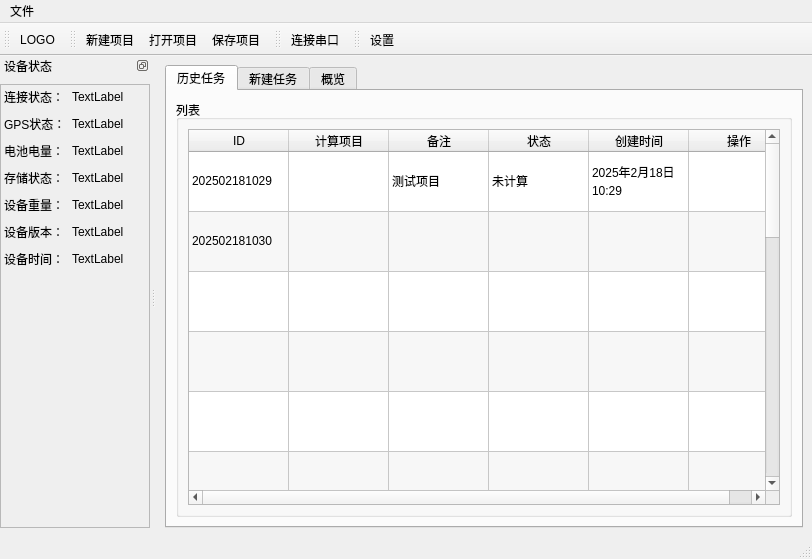
<?xml version="1.0" encoding="UTF-8"?>
<ui version="4.0">
 <class>MainWindow</class>
 <widget class="QMainWindow" name="MainWindow">
  <property name="geometry">
   <rect>
    <x>0</x>
    <y>0</y>
    <width>812</width>
    <height>559</height>
   </rect>
  </property>
  <property name="windowTitle">
   <string>MainWindow</string>
  </property>
  <widget class="QWidget" name="centralwidget">
   <layout class="QVBoxLayout" name="verticalLayout">
    <item>
     <widget class="QTabWidget" name="tabWidget">
      <property name="tabPosition">
       <enum>QTabWidget::TabPosition::North</enum>
      </property>
      <property name="currentIndex">
       <number>0</number>
      </property>
      <widget class="QWidget" name="tab_history">
       <attribute name="title">
        <string>历史任务</string>
       </attribute>
       <layout class="QVBoxLayout" name="verticalLayout_4">
        <item>
         <widget class="QGroupBox" name="groupBox">
          <property name="title">
           <string>列表</string>
          </property>
          <layout class="QVBoxLayout" name="verticalLayout_6">
           <item>
            <widget class="QTableWidget" name="tableWidget">
             <property name="sizePolicy">
              <sizepolicy hsizetype="Preferred" vsizetype="Expanding">
               <horstretch>0</horstretch>
               <verstretch>0</verstretch>
              </sizepolicy>
             </property>
             <property name="editTriggers">
              <set>QAbstractItemView::EditTrigger::NoEditTriggers</set>
             </property>
             <property name="alternatingRowColors">
              <bool>true</bool>
             </property>
             <property name="selectionMode">
              <enum>QAbstractItemView::SelectionMode::SingleSelection</enum>
             </property>
             <property name="selectionBehavior">
              <enum>QAbstractItemView::SelectionBehavior::SelectRows</enum>
             </property>
             <property name="verticalScrollMode">
              <enum>QAbstractItemView::ScrollMode::ScrollPerPixel</enum>
             </property>
             <property name="horizontalScrollMode">
              <enum>QAbstractItemView::ScrollMode::ScrollPerPixel</enum>
             </property>
             <property name="sortingEnabled">
              <bool>true</bool>
             </property>
             <property name="cornerButtonEnabled">
              <bool>false</bool>
             </property>
             <property name="rowCount">
              <number>20</number>
             </property>
             <attribute name="horizontalHeaderMinimumSectionSize">
              <number>100</number>
             </attribute>
             <attribute name="verticalHeaderVisible">
              <bool>false</bool>
             </attribute>
             <attribute name="verticalHeaderDefaultSectionSize">
              <number>60</number>
             </attribute>
             <row/>
             <row/>
             <row/>
             <row/>
             <row/>
             <row/>
             <row/>
             <row/>
             <row/>
             <row/>
             <row/>
             <row/>
             <row/>
             <row/>
             <row/>
             <row/>
             <row/>
             <row/>
             <row/>
             <row/>
             <column>
              <property name="text">
               <string>ID</string>
              </property>
             </column>
             <column>
              <property name="text">
               <string>计算项目</string>
              </property>
             </column>
             <column>
              <property name="text">
               <string>备注</string>
              </property>
             </column>
             <column>
              <property name="text">
               <string>状态</string>
              </property>
             </column>
             <column>
              <property name="text">
               <string>创建时间</string>
              </property>
             </column>
             <column>
              <property name="text">
               <string>操作</string>
              </property>
             </column>
             <item row="0" column="0">
              <property name="text">
               <string>202502181029</string>
              </property>
             </item>
             <item row="0" column="2">
              <property name="text">
               <string>测试项目</string>
              </property>
             </item>
             <item row="0" column="3">
              <property name="text">
               <string>未计算</string>
              </property>
             </item>
             <item row="0" column="4">
              <property name="text">
               <string>2025年2月18日 10:29</string>
              </property>
             </item>
             <item row="0" column="5">
              <property name="text">
               <string/>
              </property>
             </item>
             <item row="1" column="0">
              <property name="text">
               <string>202502181030</string>
              </property>
             </item>
            </widget>
           </item>
          </layout>
         </widget>
        </item>
       </layout>
      </widget>
      <widget class="QWidget" name="tab_new_task">
       <attribute name="title">
        <string>新建任务</string>
       </attribute>
      </widget>
      <widget class="QWidget" name="tab_glance">
       <attribute name="title">
        <string>概览</string>
       </attribute>
       <layout class="QVBoxLayout" name="verticalLayout_5">
        <item>
         <widget class="QGroupBox" name="groupBox_2">
          <property name="title">
           <string>地图</string>
          </property>
          <layout class="QVBoxLayout" name="verticalLayout_9">
           <item>
            <widget class="QFrame" name="frame">
             <property name="frameShape">
              <enum>QFrame::Shape::StyledPanel</enum>
             </property>
             <property name="frameShadow">
              <enum>QFrame::Shadow::Raised</enum>
             </property>
            </widget>
           </item>
          </layout>
         </widget>
        </item>
       </layout>
      </widget>
     </widget>
    </item>
   </layout>
  </widget>
  <widget class="QMenuBar" name="menubar">
   <property name="geometry">
    <rect>
     <x>0</x>
     <y>0</y>
     <width>812</width>
     <height>33</height>
    </rect>
   </property>
   <widget class="QMenu" name="menu">
    <property name="title">
     <string>文件</string>
    </property>
    <addaction name="actionNewProj"/>
    <addaction name="actionReadProj"/>
    <addaction name="separator"/>
    <addaction name="actionSaveProjAs"/>
    <addaction name="actionSaveProject"/>
   </widget>
   <addaction name="menu"/>
  </widget>
  <widget class="QStatusBar" name="statusbar"/>
  <widget class="QToolBar" name="toolBar">
   <property name="windowTitle">
    <string>toolBar</string>
   </property>
   <property name="iconSize">
    <size>
     <width>48</width>
     <height>48</height>
    </size>
   </property>
   <attribute name="toolBarArea">
    <enum>TopToolBarArea</enum>
   </attribute>
   <attribute name="toolBarBreak">
    <bool>false</bool>
   </attribute>
   <addaction name="actionLOGO"/>
  </widget>
  <widget class="QToolBar" name="toolBar2">
   <property name="windowTitle">
    <string>toolBar2</string>
   </property>
   <property name="iconSize">
    <size>
     <width>24</width>
     <height>24</height>
    </size>
   </property>
   <property name="toolButtonStyle">
    <enum>Qt::ToolButtonStyle::ToolButtonTextUnderIcon</enum>
   </property>
   <attribute name="toolBarArea">
    <enum>TopToolBarArea</enum>
   </attribute>
   <attribute name="toolBarBreak">
    <bool>false</bool>
   </attribute>
   <addaction name="actionNewProj"/>
   <addaction name="actionReadProj"/>
   <addaction name="actionSaveProjAs"/>
  </widget>
  <widget class="QToolBar" name="toolBar3">
   <property name="windowTitle">
    <string>toolBar3</string>
   </property>
   <property name="iconSize">
    <size>
     <width>24</width>
     <height>24</height>
    </size>
   </property>
   <property name="toolButtonStyle">
    <enum>Qt::ToolButtonStyle::ToolButtonTextUnderIcon</enum>
   </property>
   <attribute name="toolBarArea">
    <enum>TopToolBarArea</enum>
   </attribute>
   <attribute name="toolBarBreak">
    <bool>false</bool>
   </attribute>
   <addaction name="actionConnectSerial"/>
  </widget>
  <widget class="QToolBar" name="toolBar4">
   <property name="windowTitle">
    <string>toolBar4</string>
   </property>
   <property name="iconSize">
    <size>
     <width>24</width>
     <height>24</height>
    </size>
   </property>
   <property name="toolButtonStyle">
    <enum>Qt::ToolButtonStyle::ToolButtonTextUnderIcon</enum>
   </property>
   <attribute name="toolBarArea">
    <enum>TopToolBarArea</enum>
   </attribute>
   <attribute name="toolBarBreak">
    <bool>false</bool>
   </attribute>
   <addaction name="actionSettings"/>
  </widget>
  <widget class="QDockWidget" name="dockWidget_device_status">
   <property name="minimumSize">
    <size>
     <width>150</width>
     <height>97</height>
    </size>
   </property>
   <property name="maximumSize">
    <size>
     <width>200</width>
     <height>524287</height>
    </size>
   </property>
   <property name="features">
    <set>QDockWidget::DockWidgetFeature::DockWidgetFloatable|QDockWidget::DockWidgetFeature::DockWidgetMovable</set>
   </property>
   <property name="windowTitle">
    <string>设备状态</string>
   </property>
   <attribute name="dockWidgetArea">
    <number>1</number>
   </attribute>
   <widget class="QWidget" name="dockWidgetContents">
    <layout class="QVBoxLayout" name="verticalLayout_2">
     <property name="leftMargin">
      <number>0</number>
     </property>
     <property name="rightMargin">
      <number>0</number>
     </property>
     <item>
      <widget class="QScrollArea" name="scrollArea_device_status">
       <property name="horizontalScrollBarPolicy">
        <enum>Qt::ScrollBarPolicy::ScrollBarAlwaysOff</enum>
       </property>
       <property name="widgetResizable">
        <bool>true</bool>
       </property>
       <widget class="QWidget" name="scrollAreaWidgetContents">
        <property name="geometry">
         <rect>
          <x>0</x>
          <y>0</y>
          <width>148</width>
          <height>405</height>
         </rect>
        </property>
        <layout class="QVBoxLayout" name="verticalLayout_3">
         <property name="leftMargin">
          <number>3</number>
         </property>
         <property name="topMargin">
          <number>3</number>
         </property>
         <property name="rightMargin">
          <number>3</number>
         </property>
         <property name="bottomMargin">
          <number>3</number>
         </property>
         <item>
          <layout class="QFormLayout" name="formLayout_2">
           <property name="verticalSpacing">
            <number>9</number>
           </property>
           <item row="0" column="0">
            <widget class="QLabel" name="label_connect_status">
             <property name="text">
              <string>连接状态：</string>
             </property>
            </widget>
           </item>
           <item row="0" column="1">
            <widget class="QLabel" name="label_connect_status_value">
             <property name="text">
              <string>TextLabel</string>
             </property>
            </widget>
           </item>
           <item row="1" column="0">
            <widget class="QLabel" name="label_gnss_status">
             <property name="text">
              <string>GPS状态：</string>
             </property>
            </widget>
           </item>
           <item row="1" column="1">
            <widget class="QLabel" name="label_gnss_status_value">
             <property name="text">
              <string>TextLabel</string>
             </property>
            </widget>
           </item>
           <item row="2" column="0">
            <widget class="QLabel" name="label_battery_status">
             <property name="text">
              <string>电池电量：</string>
             </property>
            </widget>
           </item>
           <item row="2" column="1">
            <widget class="QLabel" name="label_battery_status_value">
             <property name="text">
              <string>TextLabel</string>
             </property>
            </widget>
           </item>
           <item row="3" column="0">
            <widget class="QLabel" name="label_storage_status">
             <property name="text">
              <string>存储状态：</string>
             </property>
            </widget>
           </item>
           <item row="3" column="1">
            <widget class="QLabel" name="label_storage_status_value">
             <property name="text">
              <string>TextLabel</string>
             </property>
            </widget>
           </item>
           <item row="4" column="1">
            <widget class="QLabel" name="label_device_weight_value">
             <property name="text">
              <string>TextLabel</string>
             </property>
            </widget>
           </item>
           <item row="4" column="0">
            <widget class="QLabel" name="label_device_weight">
             <property name="text">
              <string>设备重量：</string>
             </property>
            </widget>
           </item>
           <item row="5" column="0">
            <widget class="QLabel" name="label_device_rev">
             <property name="text">
              <string>设备版本：</string>
             </property>
            </widget>
           </item>
           <item row="5" column="1">
            <widget class="QLabel" name="label_device_rev_value">
             <property name="text">
              <string>TextLabel</string>
             </property>
            </widget>
           </item>
           <item row="6" column="0">
            <widget class="QLabel" name="label_device_time">
             <property name="text">
              <string>设备时间：</string>
             </property>
            </widget>
           </item>
           <item row="6" column="1">
            <widget class="QLabel" name="label_device_time_value">
             <property name="text">
              <string>TextLabel</string>
             </property>
            </widget>
           </item>
          </layout>
         </item>
        </layout>
       </widget>
      </widget>
     </item>
    </layout>
   </widget>
  </widget>
  <action name="actionLOGO">
   <property name="icon">
    <iconset resource="img_resource.qrc">
     <normaloff>:/ico/app_icon.ico</normaloff>:/ico/app_icon.ico</iconset>
   </property>
   <property name="text">
    <string>LOGO</string>
   </property>
  </action>
  <action name="actionSettings">
   <property name="icon">
    <iconset theme="document-properties"/>
   </property>
   <property name="text">
    <string>设置</string>
   </property>
   <property name="menuRole">
    <enum>QAction::MenuRole::NoRole</enum>
   </property>
  </action>
  <action name="actionSaveProjAs">
   <property name="icon">
    <iconset theme="document-save"/>
   </property>
   <property name="text">
    <string>保存项目</string>
   </property>
   <property name="shortcut">
    <string>Ctrl+S</string>
   </property>
   <property name="menuRole">
    <enum>QAction::MenuRole::NoRole</enum>
   </property>
  </action>
  <action name="actionReadProj">
   <property name="icon">
    <iconset theme="folder-open"/>
   </property>
   <property name="text">
    <string>打开项目</string>
   </property>
   <property name="shortcut">
    <string>Ctrl+O</string>
   </property>
   <property name="menuRole">
    <enum>QAction::MenuRole::NoRole</enum>
   </property>
  </action>
  <action name="actionNewProj">
   <property name="icon">
    <iconset theme="document-new"/>
   </property>
   <property name="text">
    <string>新建项目</string>
   </property>
   <property name="shortcut">
    <string>Ctrl+N</string>
   </property>
   <property name="menuRole">
    <enum>QAction::MenuRole::NoRole</enum>
   </property>
  </action>
  <action name="actionConnectSerial">
   <property name="icon">
    <iconset theme="emblem-symbolic-link"/>
   </property>
   <property name="text">
    <string>连接串口</string>
   </property>
   <property name="menuRole">
    <enum>QAction::MenuRole::NoRole</enum>
   </property>
  </action>
  <action name="actionSaveProject">
   <property name="icon">
    <iconset theme="document-save-as"/>
   </property>
   <property name="text">
    <string>项目另存为</string>
   </property>
   <property name="menuRole">
    <enum>QAction::MenuRole::NoRole</enum>
   </property>
  </action>
 </widget>
 <resources>
  <include location="img_resource.qrc"/>
 </resources>
 <connections/>
</ui>
